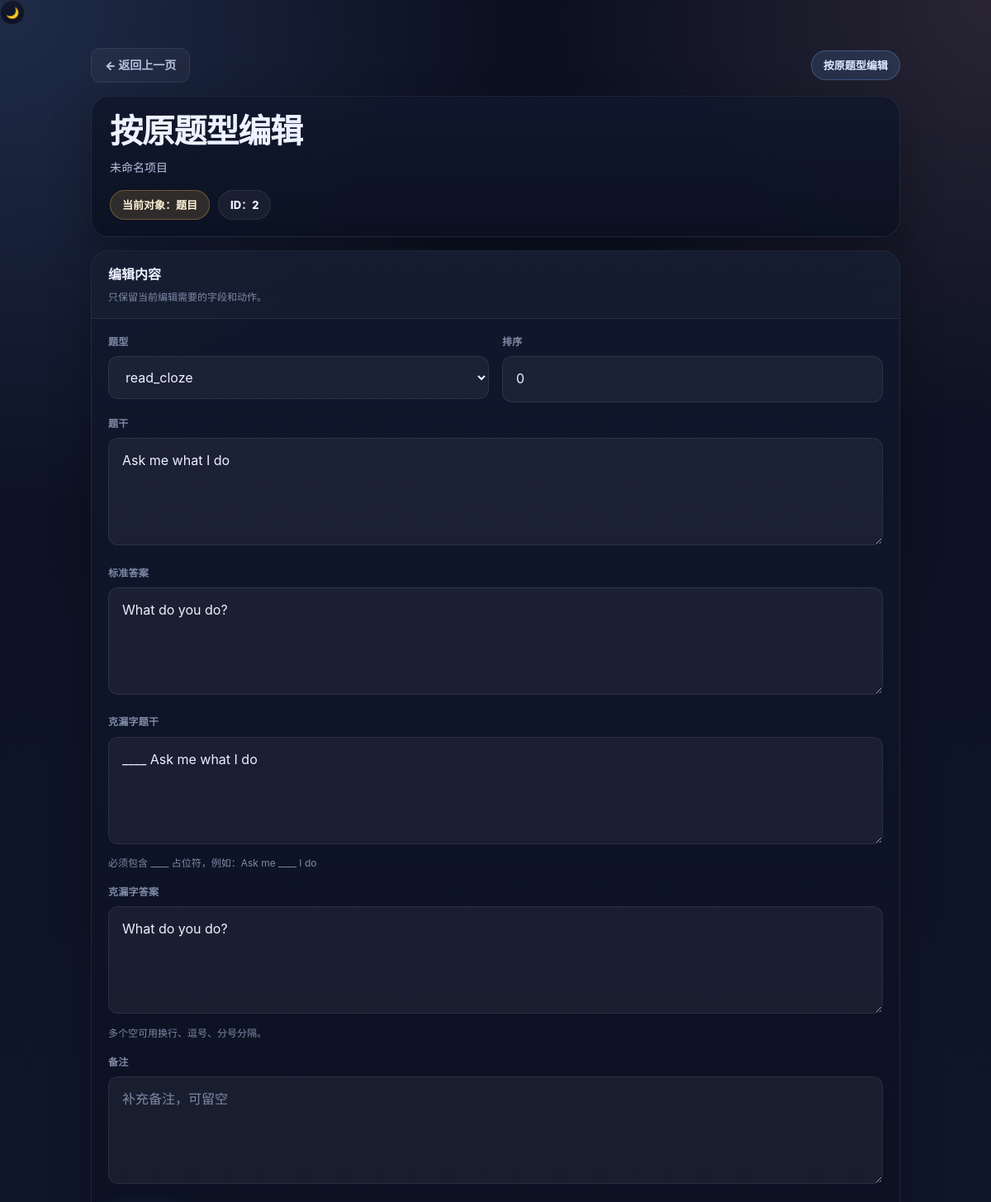
Page /question/2/edit/?next=/lesson/2/questions/ (signed in, upper part) on the earlier database version.
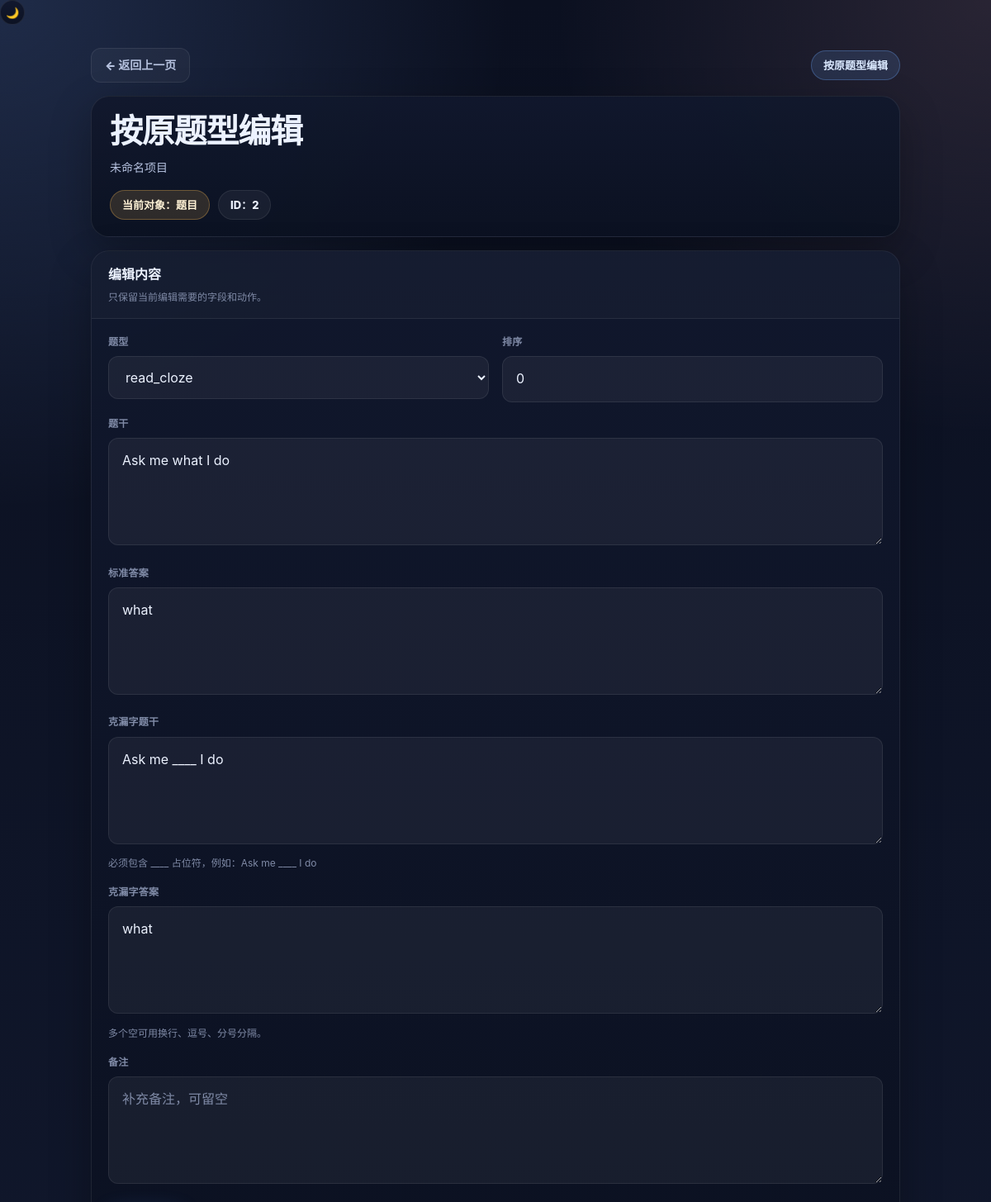
Same page on the later database version.
### app/train/models.py (models this page shows, shortened)
class Question(models.Model):
    lesson = models.ForeignKey(
        Lesson,
        on_delete=models.CASCADE,
        null=True,
        blank=True
    )
    prompt_text = models.TextField()
    answer_text = models.TextField()
    audio_url = models.URLField(blank=True, null=True)

class TrainingItem(models.Model):
    TYPE_CHOICES = [
        ("listen", "听"),
        ("speak", "说"),
        ("read_cloze", "读-填空"),
        ("read_choice", "读-选择"),
        ("write", "写"),
    ]
    question = models.ForeignKey(
        "Question",
        on_delete=models.CASCADE,
        related_name="training_items"
    )
    item_type = models.CharField(max_length=20, choices=TYPE_CHOICES)
    cloze_text = models.TextField(blank=True, null=True)
    cloze_answers = models.JSONField(blank=True, null=True)
    choices = models.JSONField(blank=True, null=True)
    correct_answers = models.JSONField(blank=True, null=True)
    prompt_text = models.TextField(blank=True, null=True)
    reveal_text_on_wrong = models.BooleanField(default=False)
    audio_file = models.FileField(upload_to="audio/", blank=True, null=True)
    created_at = models.DateTimeField(auto_now_add=True)

### app/train/views/train_views.py (the view, shortened to what this page needs)
# urls.py: path("question/<int:question_id>/edit/", question_edit, name="question-edit"),
@login_required
def question_edit(request, question_id):
    question = get_object_or_404(
        Question,
        id=question_id,
        lesson__book__owner=request.user
    )
    next_url = (
        request.GET.get("next")
        or request.POST.get("next")
        or f"/lesson/{question.lesson_id}/"
    )
    training = question.training_items.order_by("id").first()
    item_type = training.item_type if training else ""
    display_qtype = item_type or question.qtype or ""
    return render(request, "train/edit_item.html", {
        "mode": "question",
        "obj": question,
        "training": training,
        "item_type": item_type,
        "display_qtype": display_qtype,
        "next": next_url,
        "page_title": "按原题型编辑",
        "choices_json": json.dumps(training.choices or [], ensure_ascii=False) if training else "[]",
        "cloze_answers_text": "\n".join(training.cloze_answers or []) if training and training.cloze_answers else "",
        "listen_meta": (
            ((training.choices or [])[0].get("_meta", {}))
            if training and training.choices and isinstance((training.choices or [])[0], dict)
            else {}
        ),
    })

### app/train/templates/train/edit_item.html (shortened to what the changed rows need)
{% extends "train/base_train.html" %}
{% block content %}
{% firstof obj.title obj.question_text obj.question "未命名项目" as obj_name %}
<div class="page">
    <div class="shell">
        <section class="header-card">
            <h1 class="title">{{ page_title|default:"编辑项目" }}</h1>
            <div class="meta-row">
                {% if mode == "book" %}
                    <span class="chip warning">当前对象：书册</span>
                {% elif mode == "lesson" %}
                    <span class="chip warning">当前对象：章节</span>
                {% elif mode == "question" %}
                    <span class="chip warning">当前对象：题目</span>
                {% else %}
                    <span class="chip warning">当前对象：项目</span>
                {% endif %}
                {% if obj.id %}
                    <span class="chip">ID：{{ obj.id }}</span>
                {% endif %}
            </div>
        </section>
        <section class="form-card">
            <div class="card-header">
                <h2 class="card-title">编辑内容</h2>
            </div>
            <div class="card-body">
                <form method="post" class="edit-form" id="edit-form">
                    {% if mode == "book" %}
                        <div class="form-grid">
                            <div class="field-group full">
                                <div class="field-label">书册名称</div>
                                <input type="text" name="title" class="input" value="{{ obj.title|default:'' }}" placeholder="请输入书册名称" required>
                            </div>
                            <div class="field-group full">
                                <div class="field-label">书册说明</div>
                                <textarea name="description" class="textarea" placeholder="请输入书册说明，可留空">{{ obj.description|default:'' }}</textarea>
                            </div>
                        </div>
                    {% elif mode == "question" %}
                        <div class="form-grid">
                            <div class="field-group">
                                <div class="field-label">题型</div>
                                <select name="qtype" class="select">
                                    <option value="read_cloze" {% if display_qtype == "read_cloze" %}selected{% endif %}>read_cloze</option>
                                </select>
                            </div>
                            <div class="field-group">
                                <div class="field-label">排序</div>
                                <input type="number" name="order" class="input" value="{{ obj.order|default:0 }}" placeholder="请输入排序">
                            </div>
                            <div class="field-group full">
                                <div class="field-label">题干</div>
                                <textarea id="question-display" class="textarea" placeholder="请输入题干" required>{% firstof obj.prompt_text obj.question_text obj.question "" %}</textarea>
                            </div>
                            <div class="field-group full">
                                <div class="field-label">标准答案</div>
                                <textarea id="answer-display" class="textarea" placeholder="请输入标准答案" required>{% firstof obj.answer_text obj.answer "" %}</textarea>
                            </div>
                            {% if item_type == "read_cloze" %}
                                <div class="field-group full">
                                    <div class="field-label">克漏字题干</div>
                                    <textarea name="cloze_text" class="textarea" placeholder="请输入带 ____ 的题干">{% firstof training.cloze_text obj.prompt_text "" %}</textarea>
                                    <div class="field-help">必须包含 ____ 占位符，例如：Ask me ____ I do</div>
                                </div>
                                <div class="field-group full">
                                    <div class="field-label">克漏字答案</div>
                                    <textarea name="cloze_answers_text" class="textarea" placeholder="每行一个答案，或用逗号分隔">{{ cloze_answers_text|default:'' }}</textarea>
                                    <div class="field-help">多个空可用换行、逗号、分号分隔。</div>
                                </div>
                            {% endif %}
                            <div class="field-group full">
                                <div class="field-label">备注</div>
                                <textarea name="note" class="textarea" placeholder="补充备注，可留空">{{ obj.note|default:'' }}</textarea>
                            </div>
                        </div>
                    {% endif %}
                </form>
            </div>
        </section>
    </div>
</div>
{% endblock %}

Differences in the rows shown:
changed Question "Ask me what I do": answer_text "What do you do?" → "what"
changed TrainingItem "read_cloze": cloze_text "____ Ask me what I do" → "Ask me ____ I do"
Other differences:
form field cloze_answers_text: "What do you do?" → "what"
